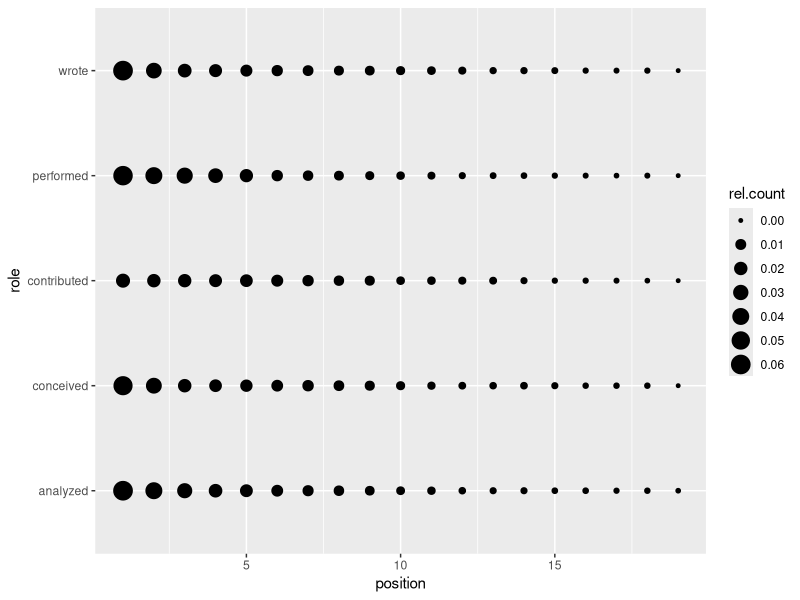

This figure's R source:
## ---- chunk 1
library(ggplot2)

pac <- read.csv('data/plos_author_contributions.csv', row.names=NULL)
## ---- chunk 2
main.roles <- c(
  'Conceived and designed the experiments',
  'Performed the experiments',
  'Analyzed the data',
  'Contributed reagents/materials/analysis tools',
  'Wrote the paper')
normalised.main.roles <- tolower(sub('^(\\w+).+$', '\\1', main.roles))

pac$num.contribs <- with(pac,
  Conceived.and.designed.the.experiments + 
  Performed.the.experiments +
  Analyzed.the.data +
  Contributed.reagents.materials.analysis.tools +
  Wrote.the.paper)

counts.conceived <- aggregate(
  Conceived.and.designed.the.experiments ~ Author.Position, pac, sum)
counts.conceived$role <- 'conceived'
names(counts.conceived) <- c('position', 'count', 'role')

counts.performed <- aggregate(
  Performed.the.experiments ~ Author.Position, pac, sum)
counts.performed$role <- 'performed'
names(counts.performed) <- c('position', 'count', 'role')

counts.analyzed <- aggregate(
  Analyzed.the.data ~ Author.Position, pac, sum)
counts.analyzed$role <- 'analyzed'
names(counts.analyzed) <- c('position', 'count', 'role')

counts.contributed <- aggregate(
  Contributed.reagents.materials.analysis.tools ~ Author.Position, pac, sum)
counts.contributed$role <- 'contributed'
names(counts.contributed) <- c('position', 'count', 'role')

counts.wrote <- aggregate(
  Wrote.the.paper ~ Author.Position, pac, sum)
counts.wrote$role <- 'wrote'
names(counts.wrote) <- c('position', 'count', 'role')

counts <- rbind(counts.conceived,
                counts.performed,
                counts.analyzed,
                counts.contributed,
                counts.wrote)

for (role in normalised.main.roles) {
  m <- counts$role == role
  counts$rel.count[m] = counts$count[m] / sum(counts$count)
}
## ---- chunk 3
ggplot(subset(counts, position <= 20), aes(x=position, y=role)) +
  geom_point(aes(size=rel.count))
